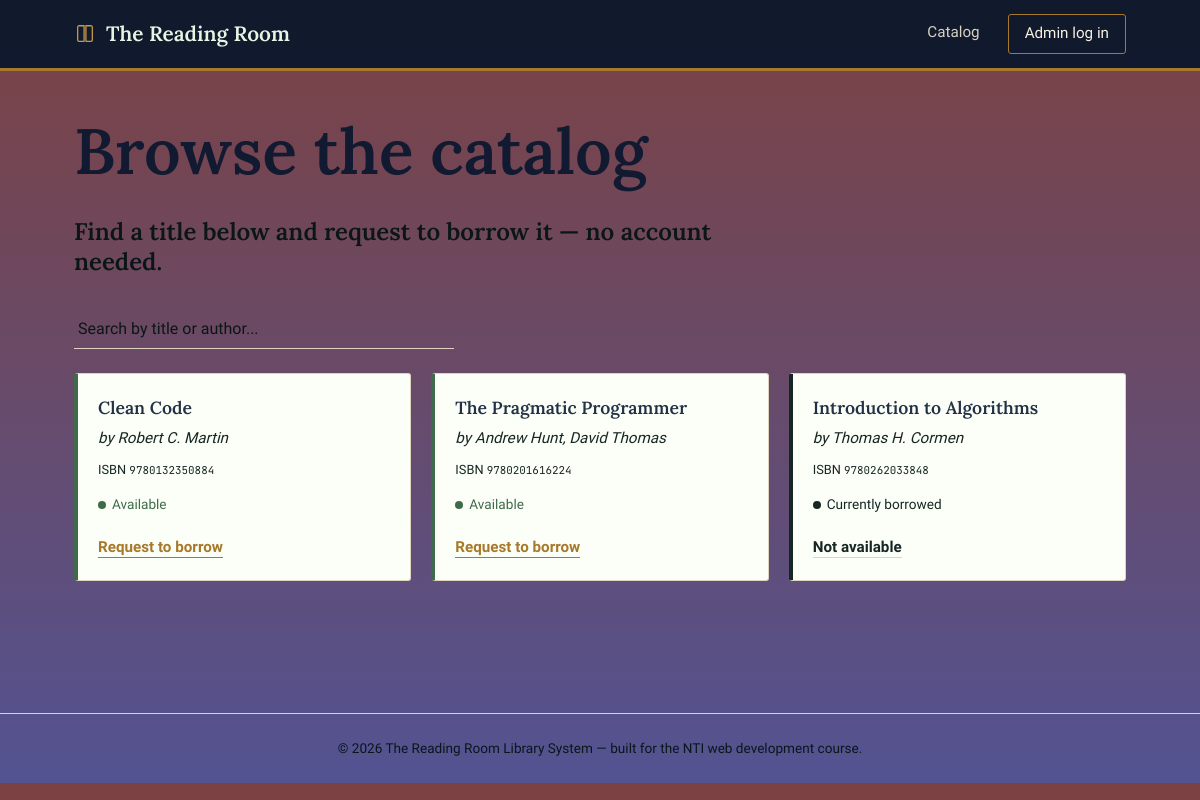
The page / on the database its author committed.
### tables this page shows
CREATE TABLE IF NOT EXISTS `books` (
    `id` INT AUTO_INCREMENT PRIMARY KEY,
    `title` VARCHAR(255) NOT NULL,
    `author` VARCHAR(255) NOT NULL,
    `isbn` VARCHAR(50) NOT NULL,
    `status` ENUM('available', 'borrowed') DEFAULT 'available',
    `created_at` TIMESTAMP DEFAULT CURRENT_TIMESTAMP
);

### index.php (the view, shortened to what this page needs)
<?php
require_once 'db.php';
$stmt = $pdo->query("SELECT * FROM books ORDER BY created_at DESC");
$books = $stmt->fetchAll();
include 'header.php';
?>
<div class="page-hero">
    <h1>Browse the catalog</h1>
    <p>Find a title below and request to borrow it — no account needed.</p>
</div>
<div class="search-box">
    <input type="text" id="bookSearch" placeholder="Search by title or author...">
</div>
<?php if (empty($books)): ?>
    <p>No books in the catalog yet.</p>
<?php else: ?>
    <div class="book-grid">
        <?php foreach ($books as $b): ?>
            <?php
                $isAvailable = $b['status'] === 'available';
                $searchKey = strtolower($b['title'] . ' ' . $b['author']);
            ?>
            <div class="book-card <?= $isAvailable ? 'is-available' : 'is-borrowed' ?>"
                 data-search="<?= htmlspecialchars($searchKey) ?>">
                <div class="book-title"><?= htmlspecialchars($b['title']) ?></div>
                <div class="book-author">by <?= htmlspecialchars($b['author']) ?></div>
                <div class="book-isbn">ISBN <code><?= htmlspecialchars($b['isbn']) ?></code></div>
                <div class="book-status status-<?= $isAvailable ? 'available' : 'borrowed' ?>">
                    <span class="dot"></span>
                    <?= $isAvailable ? 'Available' : 'Currently borrowed' ?>
                </div>
                <div class="book-action">
                    <?php if ($isAvailable): ?>
                        <a href="borrow.php?id=<?= (int)$b['id'] ?>" class="link-action">Request to borrow</a>
                    <?php else: ?>
                        <span class="link-action is-disabled">Not available</span>
                    <?php endif; ?>
                </div>
            </div>
        <?php endforeach; ?>
    </div>
<?php endif; ?>
<?php include 'footer.php'; ?>

### header.php (shortened to what this page needs)
<!DOCTYPE html>
<html lang="en" dir="ltr">
<head>
    <link rel="stylesheet" href="style.css">
</head>
<body>
    <nav class="navbar">
        <div class="container nav-container">
            <a href="index.php" class="brand">
                The Reading Room
            </a>
            <div class="nav-links">
                <a href="index.php">Catalog</a>
                <?php if (isset($_SESSION['admin_logged_in']) && $_SESSION['admin_logged_in'] === true): ?>
                    <a href="admin.php" class="btn-admin-link">Dashboard</a>
                    <a href="borrow-history.php">Borrow history</a>
                    <a href="logout.php" class="btn-logout">Log out (<?= htmlspecialchars($_SESSION['admin_name']) ?>)</a>
                <?php else: ?>
                    <a href="login.php" class="btn-login">Admin log in</a>
                <?php endif; ?>
            </div>
        </div>
    </nav>
    <div class="container main-content">

### footer.php (shortened to what this page needs)
    </div>
    <footer class="footer">
        &copy; <?= date('Y') ?> The Reading Room Library System — built for the NTI web development course.
    </footer>
</body>
</html>

### style.css (style rules this page uses)
:root { --ink: #03142be0; --ink-soft: #2E3A4B; --brass: #A8792B; --brass-light: #C79A4B; --paper: #7a29ad; --card: #fcfff8; --text: #bf7b0e; --text-muted: #01120fe9; --line: #DDD3BE; --success: #3F6B4A; --success-bg: #E7EFE6; --error: #8B3A3A; --error-bg: #F5E7E3; --radius: 3px; }
* { box-sizing: border-box; }
html, body { margin: 0; padding: 0; }
body { background-image: linear-gradient(rgb(124, 66, 66),rgb(83, 83, 146)); color: var(--text); font-family: 'Source Sans 3', -apple-system, BlinkMacSystemFont, 'Segoe UI', sans-serif; font-size: 16px; line-height: 1.55; -webkit-font-smoothing: antialiased; }
h1, h2, h3,p { font-family: 'Lora', Georgia, 'Times New Roman', serif; color: var(--ink); font-weight: 600; line-height: 1.25; margin: 0 0 0.4em; }
h1 { font-size: 4rem; }
a { color: var(--brass); text-decoration: none; }
code { font-family: 'JetBrains Mono', ui-monospace, Menlo, Consolas, monospace; font-size: 0.85em; color: var(--text-muted); }
.container { max-width: 1100px; margin: 0 auto; padding: 0 24px; }
.navbar { background: var(--ink); border-bottom: 3px solid var(--brass); }
.nav-container { display: flex; align-items: center; justify-content: space-between; height: 68px; }
.brand { font-family: 'Lora', serif; font-size: 1.3rem; font-weight: 600; color: #e7f6e4; display: flex; align-items: center; gap: 10px; }
.brand svg { flex-shrink: 0; }
.nav-links { display: flex; align-items: center; gap: 28px; }
.nav-links a { color: #D9D2C2; font-size: 0.95rem; padding: 4px 0; border-bottom: 2px solid transparent; transition: border-color 0.15s ease, color 0.15s ease; }
.nav-links .btn-nav, .nav-links .btn-login, .nav-links .btn-admin-link, .nav-links .btn-logout { border: 1px solid var(--brass); border-radius: var(--radius); padding: 7px 16px; color: #F6F1E4; }
.main-content { min-height: calc(100vh - 68px - 90px); padding: 40px 24px 60px; }
.page-hero { margin-bottom: 32px; max-width: 640px; }
.page-hero p { color: var(--text-muted); margin-top: 6px; font-size: 24px; }
.search-box { margin-bottom: 24px; max-width: 380px; }
.search-box input, .form-group input, .form-group select { width: 100%; padding: 10px 4px; font-size: 1rem; font-family: inherit; color: var(--text); background: transparent; border: none; border-bottom: 1px solid var(--line); border-radius: 0; outline: none; transition: border-color 0.15s ease; }
.search-box input::placeholder { color: var(--text-muted); }
.book-grid { display: grid; grid-template-columns: repeat(auto-fill, minmax(260px, 1fr)); gap: 20px; }
.book-card { background: var(--card); border: 1px solid var(--line); border-left: 4px solid var(--ink); border-radius: var(--radius); padding: 20px; display: flex; flex-direction: column; gap: 6px; }
.book-card.is-available { border-left-color: var(--success); }
.book-card.is-borrowed { border-left-color: var(--text-muted); }
.book-card .book-title { font-family: 'Lora', serif; font-size: 1.1rem; font-weight: 600; color: var(--ink); }
.book-card .book-author { font-style: italic; color: var(--text-muted); font-size: 0.95rem; }
.book-card .book-isbn { font-size: 0.8rem; color: var(--text-muted); margin-top: 4px; }
.book-status { display: inline-flex; align-items: center; gap: 6px; font-size: 0.85rem; margin: 8px 0 4px; }
.book-status .dot { width: 8px; height: 8px; border-radius: 50%; display: inline-block; }
.status-available .dot { background: var(--success); }
.status-available { color: var(--success); }
.status-borrowed .dot { background: var(--text-muted); }
.status-borrowed { color: var(--text-muted); }
.book-card .book-action { margin-top: auto; padding-top: 10px; }
.link-action { color: var(--brass); font-weight: 600; font-size: 0.95rem; border-bottom: 1px solid var(--brass); padding-bottom: 1px; }
.link-action.is-disabled { color: var(--text-muted); border-bottom: 1px solid var(--line); cursor: not-allowed; }
.footer { border-top: 1px solid var(--line); padding: 24px; text-align: center; color: var(--text-muted); font-size: 0.85rem; }

### rows shown on the page
books: title "Clean Code", author "Robert C. Martin", isbn "9780132350884", status "Available"
books: title "The Pragmatic Programmer", author "Andrew Hunt, David Thomas", isbn "9780201616224", status "Available"
books: title "Introduction to Algorithms", author "Thomas H. Cormen", isbn "9780262033848", status "Currently borrowed"
